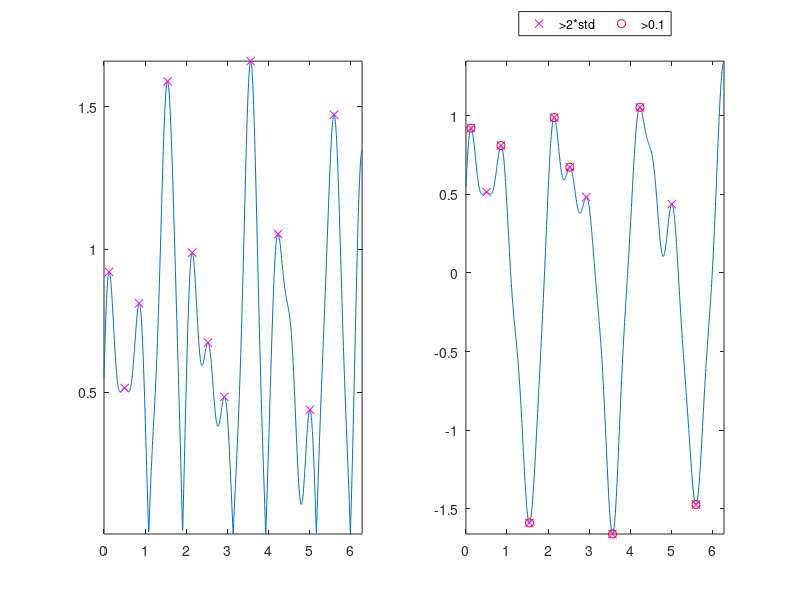

This figure's MATLAB source:
t = 2*pi*linspace(0,1,1024)';
y = sin(3.14*t) + 0.5*cos(6.09*t) + 0.1*sin(10.11*t+1/6) + 0.1*sin(15.3*t+1/3);

data1 = abs(y); # Positive values
[pks idx] = findpeaks(data1);

data2 = y; # Double-sided
[pks2 idx2] = findpeaks(data2,"DoubleSided");
[pks3 idx3] = findpeaks(data2,"DoubleSided","MinPeakHeight",0.5);

subplot(1,2,1)
plot(t,data1,t(idx),data1(idx),'xm')
axis tight
subplot(1,2,2)
plot(t,data2,t(idx2),data2(idx2),"xm;>2*std;",t(idx3),data2(idx3),"or;>0.1;")
axis tight
legend("Location","NorthOutside","Orientation","horizontal")
